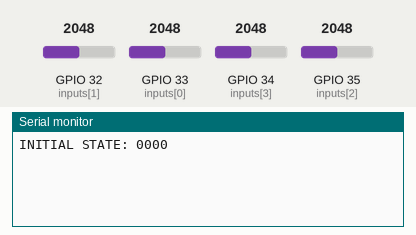
Simulated run of this sketch. Board: ESP32. Parts: the last lines printed to the serial monitor. The test bench sets the inputs (shaded band); at power-on: GPIO 32 (inputs[1]) = 2048, GPIO 33 (inputs[0]) = 2048, GPIO 34 (inputs[3]) = 2048, GPIO 35 (inputs[2]) = 2048. No MQTT or app messages arrive unless stated.

Above: at 1.2 s.
1.3 s: GPIO 32 (inputs[1]) set to 4040
At 2.3 s:
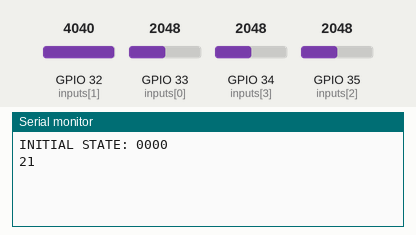
2.8 s: GPIO 33 (inputs[0]) set to 4040
At 3.5 s:
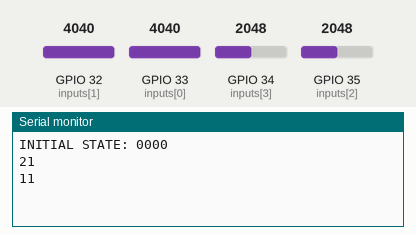
4.3 s: GPIO 34 (inputs[3]) set to 4040
At 4.8 s:
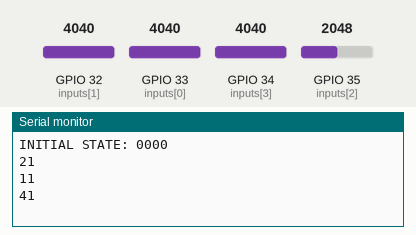
5.8 s: GPIO 35 (inputs[2]) set to 4040
At 7.0 s:
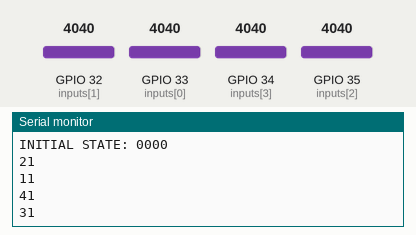
7.3 s: GPIO 32 (inputs[1]) set to 3972
At 8.5 s:
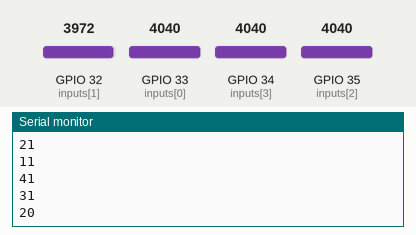
8.8 s: GPIO 33 (inputs[0]) set to 3972
At 9.7 s:
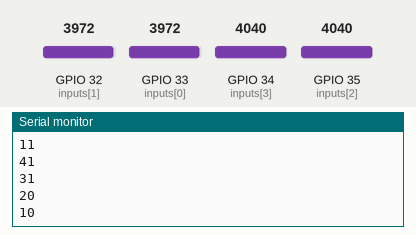
Timing chart, 0 to 11.3 s (numbered marks = the images above; inputs shaded):
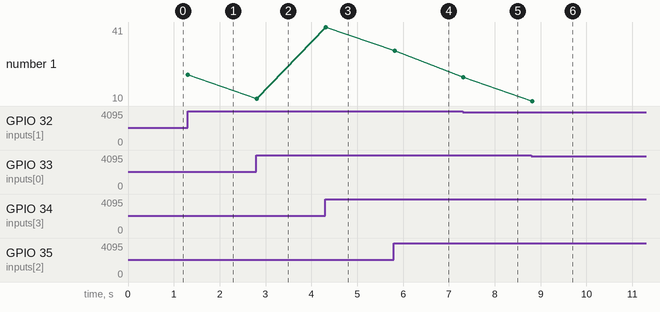

Measured:
- after the input at 1.3 s, the serial monitor: prints a new line at once (image 1)
- after the input at 2.8 s, the serial monitor: prints a new line at once (image 2)
- after the input at 4.3 s, the serial monitor: prints a new line at once (image 3)
- after the input at 5.8 s, the serial monitor: prints a new line at once (image 4)
- after the input at 7.3 s, the serial monitor: prints a new line at once (image 5)
- after the input at 8.8 s, the serial monitor: prints a new line at once (image 6)
- plotted number 1: 21 → 11 after the input at 2.8 s, 11 → 41 after the input at 4.3 s, 41 → 31 after the input at 5.8 s, 31 → 20 after the input at 7.3 s, 20 → 10 after the input at 8.8 s

The sketch:

Draft_1.ino
```cpp
#include <Time.h>
#include "EspMQTTClient.h"

EspMQTTClient client(
  "A12",
  "00000000",
  "broker.emqx.io",  // MQTT Broker server ip
  "",   // Can be omitted if not needed
  "",   // Can be omitted if not needed
  "laundrobot_pub"      // Client name that uniquely identify your device
);
int inputs[4] = {33, 32, 35, 34}; //Input Pins
char payload[3];
char curr_state[5];
void onConnectionEstablished() {
}

void setup() {
  // put your setup code here, to run once:
  Serial.begin(115200);

  // CHECK FOR CURRENT STATE
  for (int i = 0; i < 4; i++)
  {
    if (analogRead(inputs[i]) > 4000)
    {
      curr_state[i] = '1';
    }
    else
      curr_state[i] = '0';
  }

  Serial.print("INITIAL STATE: "); Serial.print(curr_state); Serial.println();
}

void loop() {
  // put your main code here, to run repeatedly:
  client.loop();

  for (int i = 0; i < 4; i++)
  {
    if (analogRead(inputs[i]) > 4000)
    {
      if (curr_state[i] == '0')
      {
        payload[0] = i + '1';
        payload[1] = '1';

        Serial.println(payload);
        client.publish("laundrobot", payload);
      }
      curr_state[i] = '1';
    }
    else
    {
      if (curr_state[i] == '1')
      {
        payload[0] = i + '1';
        payload[1] = '0';

        Serial.println(payload);
        client.publish("laundrobot", payload);
      }
      curr_state[i] = '0';
    }

    delay(100);
  }
}
```
